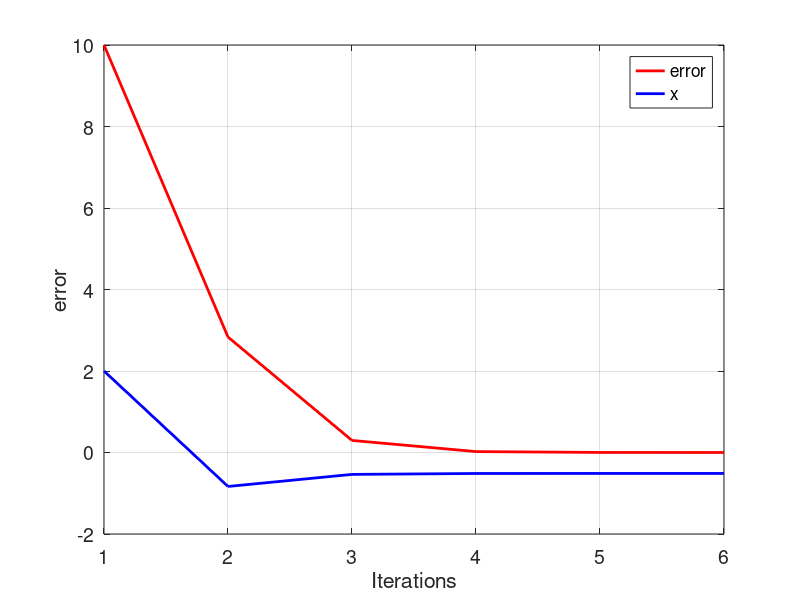

MATLAB code for this plot:
val_in=2
i=1
e(i)=10


while(e(i) > 0.001)
    if(i ==1)
        x(i)=val_in
    end
    g(i) = (5/((x(i)^2)-10));
    i=i+1
 
    x(i)=g(i-1);
    
    e(i)=abs(x((i)-1)-x(i));
    
    if(e(i) > 50);
        break; end
end
tamanio = size(e);
ite = 1:1:tamanio(2);
figure('DefaultAxesFontsize', 14)
set (gcf , 'color', 'white');
plot(ite,e,'color',[1 0 0], 'LineWidth',2)
grid on
hold on
plot(ite,x,'color',[0 0 1], 'LineWidth',2)
xlabel('Iterations')
ylabel('error')
legend ('error','x')
